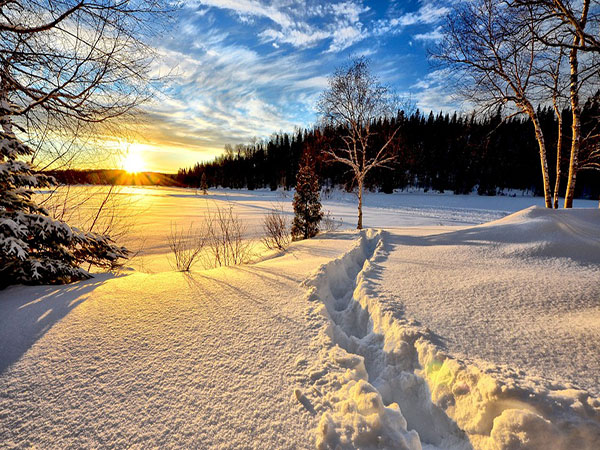
#> input picture original.jpg, 600 x 450 px, found by its file name
$ python Denose.py
#> lines starting #> are read from the running program, lines starting #| are printed output that depends on the picture; after the words box and inside, x2 and y2 are one past the last pixel; in counts of white or black regions, pixels touching at a corner belong together
import cv2
import numpy as np
from skimage import img_as_ubyte

image_original = cv2.imread("C:\\Users\\Motri\\Documents\\GitHub\\Denoise_Image\\original.jpg")
#> image_original is the input picture: shape (450, 600, 3); mean B, G, R 122, 133.4, 142.3
imageBW = cv2.imread("C:\\Users\\Motri\\Documents\\GitHub\\Denoise_Image\\original.jpg",0)
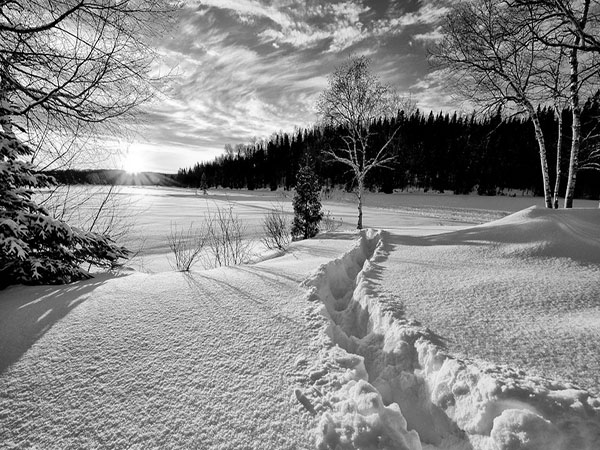
#> imageBW: shape (450, 600); min 0, max 255, mean 134.8
imageBW = imageBW/255

cv2.imshow("original", image_original)
cv2.imshow("original black white", imageBW)
cv2.waitKey(0)
cv2.destroyAllWindows()


x,y = imageBW.shape
#> x = 450; y = 600
a = np.zeros((x,y) , dtype= np.float32)

# salt and pepper
# nose 10% pepper=0.05
# nose 25% pepper=0.125
# nose 50% pepper=0.25
pepper = 0.05
salt = 1 - pepper

# sakht salt and pepper
for i in range(x):
    for j in range(y):
        rnd=np.random.random()
        if rnd < pepper:
            a[i][j] = 0
        elif rnd > salt:
            a[i][j] = 1
        else:
            a[i][j] = imageBW[i][j]
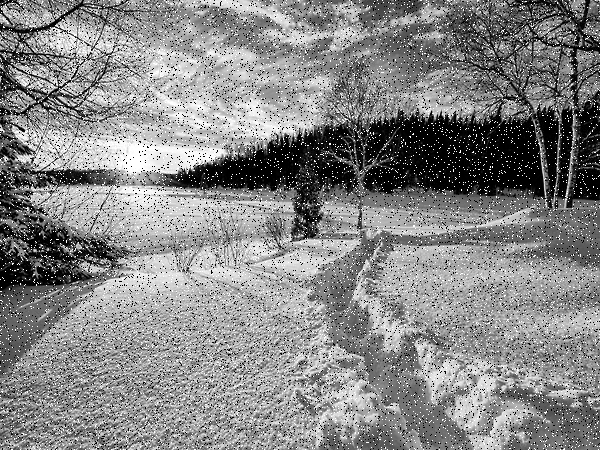
#> a: shape (450, 600) float32; min 0, max 1, mean 0.526


image_noisy = a
cv2.imshow('image noisy', image_noisy)
cv2.waitKey(0)
cv2.destroyAllWindows()

# ta inja tasvir vo noisy kardim ===========================================

## denoise image
# filter mean (average)
i = 5
j = 5
denoise_mean = cv2.blur(image_noisy, (i,j))
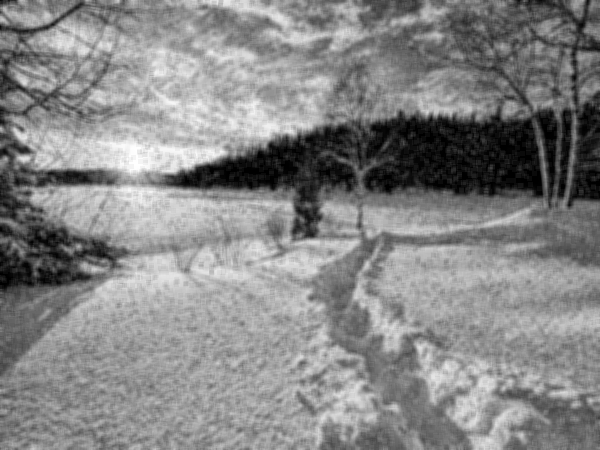
#> denoise_mean: shape (450, 600) float32; min 0, max 1, mean 0.526

# filter median
image_noisy_median = np.clip(image_noisy, -1, 1) # range pixel
image_noisy_median = img_as_ubyte(image_noisy_median) # convert to uint8
denoise_median = cv2.medianBlur(image_noisy_median, 5)
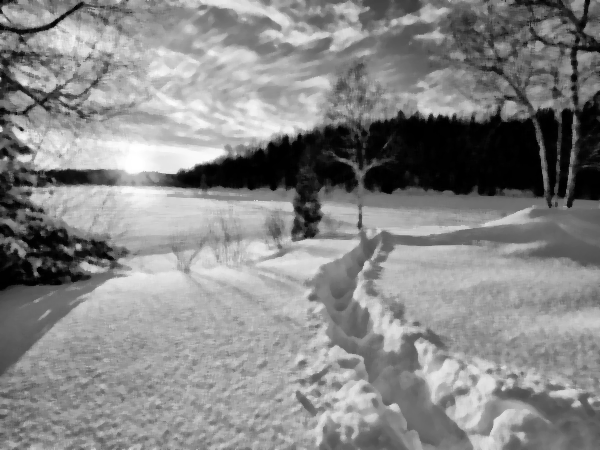
#> denoise_median: shape (450, 600); min 0, max 255, mean 134.6


cv2.imshow('Denoise Filter Mean', denoise_mean)
cv2.imshow('Denoise Filter Median', denoise_median)
cv2.waitKey(0)
cv2.destroyAllWindows()

# save
save_denoise_mean = "C:\\Users\\Motri\\Documents\\GitHub\\Denoise_Image\\Denoise Filter Mean.jpg"
save_denoise_median = "C:\\Users\\Motri\\Documents\\GitHub\\Denoise_Image\\Denoise Filter Median.jpg"
cv2.imwrite(save_denoise_mean, image_noisy)
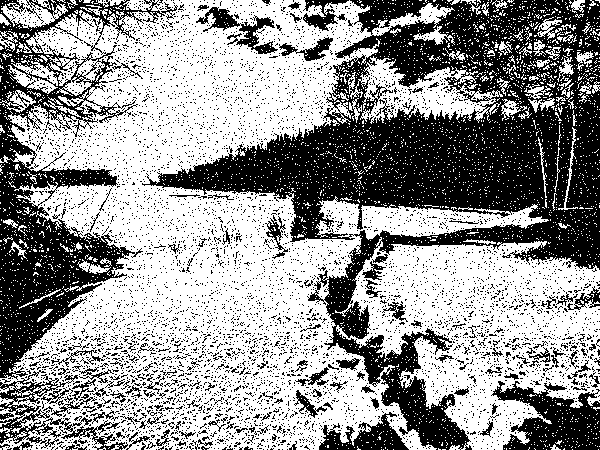
#> saved as Denoise Filter Mean.jpg: shape (450, 600); values 0 (black) and 1 (white), 58.3% white; 6453 black regions (6317 under 20 px), largest, box (x1, y1, x2, y2) and area: (142, 0, 600, 450) 62504, (0, 0, 178, 380) 19745, (491, 381, 600, 450) 4268
cv2.imwrite(save_denoise_median, image_noisy)
